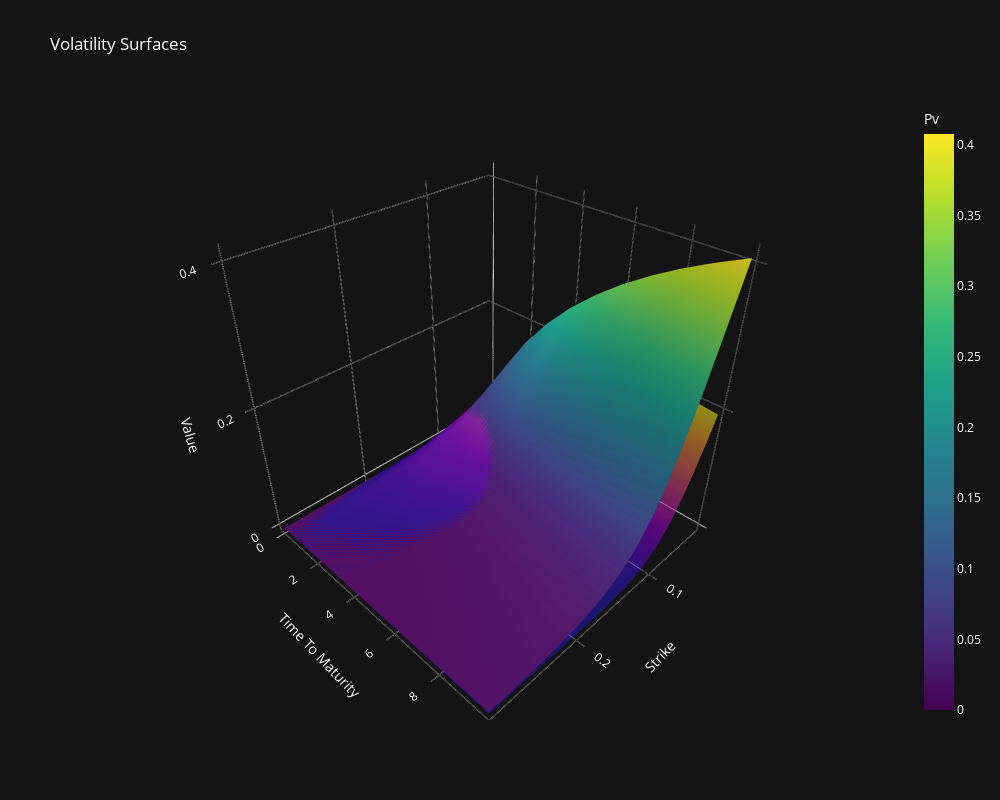

The notebook cell this image was saved under:
### Code cell
fig = plot_volatility_surface(
    vol_key_rate, 
    ['pv', 'pv_hw'],
    colorscale=['Viridis', 'Plasma'],
    opacity=[1.0, 0.7]  # Second surface more transparent
)
fig.show()

### Figure 1 — Plotly figure (JSON) as saved in the notebook; plotly's stock layout.template omitted (floating-point values rounded to 4 significant figures; data arrays with more than 128 entries replaced by an {"elided": "..."} marker saying what was removed)
{"data": [{"colorbar": {"tickfont": {"color": "white"}, "title": {"font": {"color": "white"}, "text": "Pv"}}, "colorscale": [[0, "#440154"], [0.1111, "#482878"], [0.2222, "#3e4989"], [0.3333, "#31688e"], [0.4444, "#26828e"], [0.5556, "#1f9e89"], [0.6667, "#35b779"], [0.7778, "#6ece58"], [0.8889, "#b5de2b"], [1, "#fde725"]], "name": "Pv", "opacity": 1, "showscale": true, "type": "surface", "x": {"elided": "15x33 float values"}, "y": {"elided": "15x33 float values"}, "z": {"elided": "15x33 float values"}}, {"colorscale": [[0, "#0d0887"], [0.1111, "#46039f"], [0.2222, "#7201a8"], [0.3333, "#9c179e"], [0.4444, "#bd3786"], [0.5556, "#d8576b"], [0.6667, "#ed7953"], [0.7778, "#fb9f3a"], [0.8889, "#fdca26"], [1, "#f0f921"]], "name": "Pv Hw", "opacity": 0.7, "showscale": false, "type": "surface", "x": {"elided": "15x33 float values"}, "y": {"elided": "15x33 float values"}, "z": {"elided": "15x33 float values"}}], "layout": {"height": 800, "paper_bgcolor": "rgb(20, 20, 20)", "plot_bgcolor": "rgb(20, 20, 20)", "scene": {"bgcolor": "rgb(20, 20, 20)", "xaxis": {"backgroundcolor": "rgb(20, 20, 20)", "gridcolor": "rgba(255, 255, 255, 0.1)", "tickfont": {"color": "white"}, "title": {"font": {"color": "white"}, "text": "Strike"}}, "yaxis": {"backgroundcolor": "rgb(20, 20, 20)", "gridcolor": "rgba(255, 255, 255, 0.1)", "tickfont": {"color": "white"}, "title": {"font": {"color": "white"}, "text": "Time To Maturity"}}, "zaxis": {"backgroundcolor": "rgb(20, 20, 20)", "gridcolor": "rgba(255, 255, 255, 0.1)", "tickfont": {"color": "white"}, "title": {"font": {"color": "white"}, "text": "Value"}}}, "title": {"font": {"color": "white"}, "text": "Volatility Surfaces"}, "width": 1000}}
